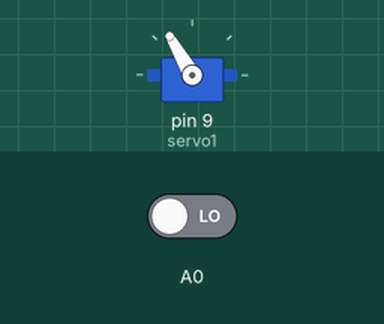
Simulated run of this sketch. Board: Arduino Uno, built with avr-gcc and run on an emulated ATmega328P. Shown: servo. The inputs (shaded band) are chosen by the test bench; at power-on: A0 LOW.

Above: at 1.2 s.
1.3 s: A0 driven HIGH
At 2.2 s:
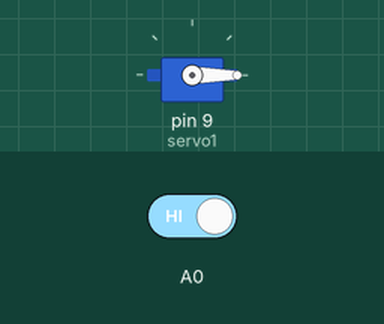
2.8 s: A0 driven LOW
At 4.2 s:
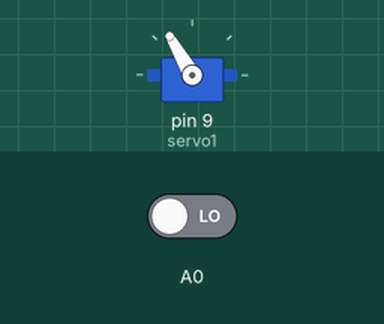
Timing chart, 0 to 5.8 s (numbered marks = the images above; inputs shaded):
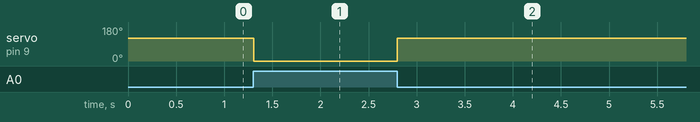

The sketch:

ver1_without_emg.ino
```cpp
#include <Servo.h>


//инициализация сервомоторов
Servo servo1; //(пин 9)

static bool buttonState = false;

void setup() {
  pinMode(A0, INPUT);

  servo1.attach(9);
}

void loop() {

  if (digitalRead(A0) == HIGH && !buttonState) { // Если кнопка нажата и это первый раз
    buttonState = true; // Устанавливаем флаг, что кнопка нажата
    servo1.write(0);
  } else if (digitalRead(A0) == LOW) {
    buttonState = false; // Сбрасываем флаг, когда кнопка отпущена
    servo1.write(120);
  }
  delay(10);

}
```

Measured:
- after the input at 1.3 s, servo on pin 9 (servo1): 120° → 0° at once
- after the input at 2.8 s, servo on pin 9 (servo1): 0° → 120° at once
